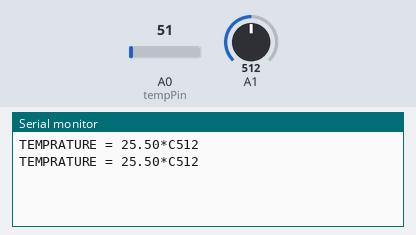
Simulated run of this sketch. Board: Arduino Uno, built with avr-gcc and run on an emulated ATmega328P. On the bench: the last lines printed to the serial monitor. Inputs (shaded band) come from the test bench; at power-on: A0 (tempPin) = 51, A1 = 512.

Above: at 1.8 s.
1.9 s: A0 (tempPin) set to 61
At 2.4 s:
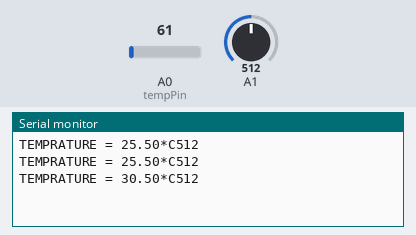
3.4 s: A1 set to 716
At 4.7 s:
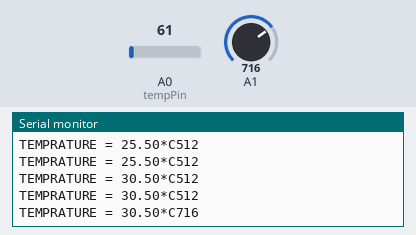
4.9 s: A0 (tempPin) set to 71
At 5.8 s:
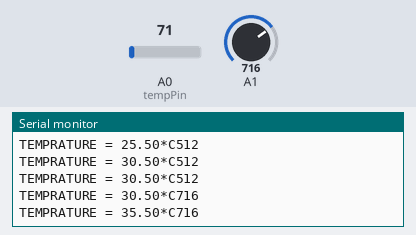
6.4 s: A1 set to 900
At 7.6 s:
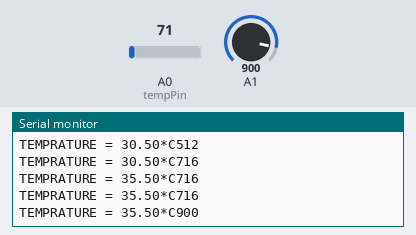
Timing chart, 0 to 8.9 s (numbered marks = the images above; inputs shaded):
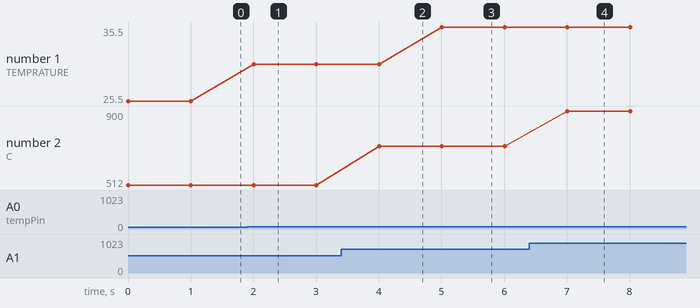

The sketch:

Temperature.ino
```cpp
float temp;
int tempPin = A0;

void setup()
{
  Serial.begin(9600);
}

void loop()
{
  temp = analogRead(tempPin);

  Serial.print("TEMPRATURE = ");
  Serial.print(temp/2);

  Serial.print("*C");
  Serial.println(analogRead (A1));

  Serial.println();
  delay(1000);
}
```

Measured:
- after the input at 1.9 s, the serial monitor: prints a new line after 0.10 s (image 1)
- after the input at 3.4 s, the serial monitor: prints a new line after 0.60 s (image 2)
- after the input at 4.9 s, the serial monitor: prints a new line after 0.11 s (image 3)
- after the input at 6.4 s, the serial monitor: prints a new line after 0.61 s (image 4)
- plotted number 1: 25.5 → 30.5 after the input at 1.9 s, 30.5 → 35.5 after the input at 4.9 s
- plotted number 2: 512 → 716 after the input at 3.4 s, 716 → 900 after the input at 6.4 s
